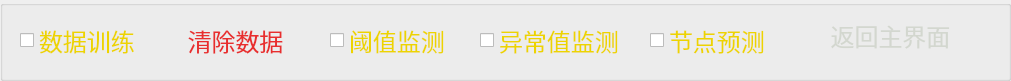
  <widget class="QGroupBox" name="groupBox">
   <property name="geometry">
    <rect>
     <x>0</x>
     <y>0</y>
     <width>1011</width>
     <height>81</height>
    </rect>
   </property>
   <property name="title">
    <string/>
   </property>
   <widget class="QPushButton" name="fanhui">
    <property name="geometry">
     <rect>
      <x>790</x>
      <y>10</y>
      <width>201</width>
      <height>51</height>
     </rect>
    </property>
    <property name="font">
     <font>
      <pointsize>18</pointsize>
     </font>
    </property>
    <property name="styleSheet">
     <string notr="true">QPushButton
{
	background: transparent; 
	border: none; 
	color: rgb(211, 215, 207)

}</string>
    </property>
    <property name="text">
     <string>返回主界面</string>
    </property>
    <property name="icon">
     <iconset resource="icon.qrc">
      <normaloff>:/4/fanhui1.png</normaloff>:/4/fanhui1.png</iconset>
    </property>
    <property name="iconSize">
     <size>
      <width>36</width>
      <height>36</height>
     </size>
    </property>
   </widget>
   <widget class="QCheckBox" name="checkBox_3">
    <property name="geometry">
     <rect>
      <x>650</x>
      <y>20</y>
      <width>141</width>
      <height>41</height>
     </rect>
    </property>
    <property name="font">
     <font>
      <pointsize>18</pointsize>
     </font>
    </property>
    <property name="styleSheet">
     <string notr="true">QCheckBox
{
	color: rgb(237, 212, 0)
}</string>
    </property>
    <property name="text">
     <string>节点预测</string>
    </property>
   </widget>
   <widget class="QCheckBox" name="checkBox_2">
    <property name="geometry">
     <rect>
      <x>480</x>
      <y>20</y>
      <width>151</width>
      <height>41</height>
     </rect>
    </property>
    <property name="font">
     <font>
      <pointsize>18</pointsize>
     </font>
    </property>
    <property name="styleSheet">
     <string notr="true">QCheckBox
{
	color: rgb(237, 212, 0)
}</string>
    </property>
    <property name="text">
     <string>异常值监测</string>
    </property>
   </widget>
   <widget class="QCheckBox" name="yuzhi">
    <property name="geometry">
     <rect>
      <x>330</x>
      <y>20</y>
      <width>131</width>
      <height>41</height>
     </rect>
    </property>
    <property name="font">
     <font>
      <pointsize>18</pointsize>
     </font>
    </property>
    <property name="styleSheet">
     <string notr="true">QCheckBox
{
	color: rgb(237, 212, 0)
}</string>
    </property>
    <property name="text">
     <string>阈值监测</string>
    </property>
   </widget>
   <widget class="QPushButton" name="close_serialport">
    <property name="geometry">
     <rect>
      <x>170</x>
      <y>25</y>
      <width>131</width>
      <height>31</height>
     </rect>
    </property>
    <property name="font">
     <font>
      <pointsize>18</pointsize>
     </font>
    </property>
    <property name="cursor">
     <cursorShape>ClosedHandCursor</cursorShape>
    </property>
    <property name="styleSheet">
     <string notr="true">QPushButton
{
	background: transparent; 
	border: none; 
	color:rgb(232, 46, 46)

}</string>
    </property>
    <property name="text">
     <string>清除数据</string>
    </property>
    <property name="icon">
     <iconset resource="icon.qrc">
      <normaloff>:/关闭.png</normaloff>:/关闭.png</iconset>
    </property>
    <property name="iconSize">
     <size>
      <width>18</width>
      <height>18</height>
     </size>
    </property>
   </widget>
   <widget class="QCheckBox" name="xunlian">
    <property name="geometry">
     <rect>
      <x>20</x>
      <y>20</y>
      <width>131</width>
      <height>41</height>
     </rect>
    </property>
    <property name="font">
     <font>
      <pointsize>18</pointsize>
     </font>
    </property>
    <property name="styleSheet">
     <string notr="true">QCheckBox
{
	color: rgb(237, 212, 0)
}</string>
    </property>
    <property name="text">
     <string>数据训练</string>
    </property>
   </widget>
  </widget>
